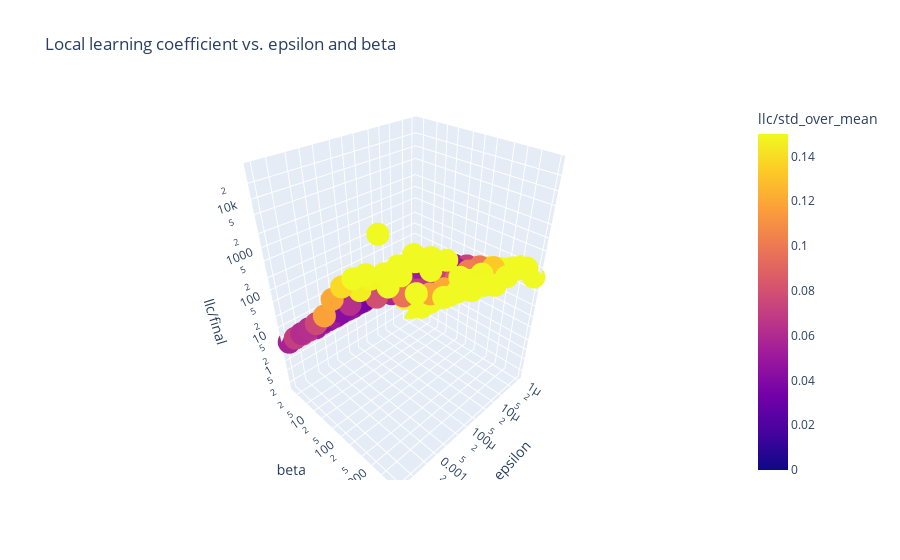

Notebook code cell kept with this figure:
### Code cell
import pandas as pd
import plotly.express as px
df = pd.DataFrame(all_sweep_stats)
df["llc/std_over_mean"] = df["llc/trace"].apply(lambda x: x[:, -20:].std() / x[:, -20:].mean())
df["llc/final"] = df["llc/trace"].apply(lambda x: x[:, -10].mean())
px.scatter_3d(df, x="epsilon", y="beta", z="llc/final", color="llc/std_over_mean", log_y=True, log_x=True, log_z=True, 
              title="Local learning coefficient vs. epsilon and beta",
              # Set max for color
              range_color=[0, 0.15])

### Figure 1 — Plotly figure (JSON) as saved in the notebook; plotly's stock layout.template omitted (floating-point values rounded to 4 significant figures; data arrays with more than 128 entries replaced by an {"elided": "..."} marker saying what was removed)
{"data": [{"hovertemplate": "epsilon=%{x}<br>beta=%{y}<br>llc/final=%{z}<br>llc/std_over_mean=%{marker.color}<extra></extra>", "legendgroup": "", "marker": {"color": {"elided": "144 float values"}, "coloraxis": "coloraxis", "symbol": "circle"}, "mode": "markers", "name": "", "scene": "scene", "showlegend": false, "type": "scatter3d", "x": {"elided": "144 float values"}, "y": {"elided": "144 float values"}, "z": {"elided": "144 float values"}}], "layout": {"coloraxis": {"cmax": 0.15, "cmin": 0, "colorbar": {"title": {"text": "llc/std_over_mean"}}, "colorscale": [[0, "#0d0887"], [0.1111, "#46039f"], [0.2222, "#7201a8"], [0.3333, "#9c179e"], [0.4444, "#bd3786"], [0.5556, "#d8576b"], [0.6667, "#ed7953"], [0.7778, "#fb9f3a"], [0.8889, "#fdca26"], [1, "#f0f921"]]}, "legend": {"tracegroupgap": 0}, "scene": {"domain": {"x": [0, 1], "y": [0, 1]}, "xaxis": {"title": {"text": "epsilon"}, "type": "log"}, "yaxis": {"title": {"text": "beta"}, "type": "log"}, "zaxis": {"title": {"text": "llc/final"}, "type": "log"}}, "title": {"text": "Local learning coefficient vs. epsilon and beta"}}}
